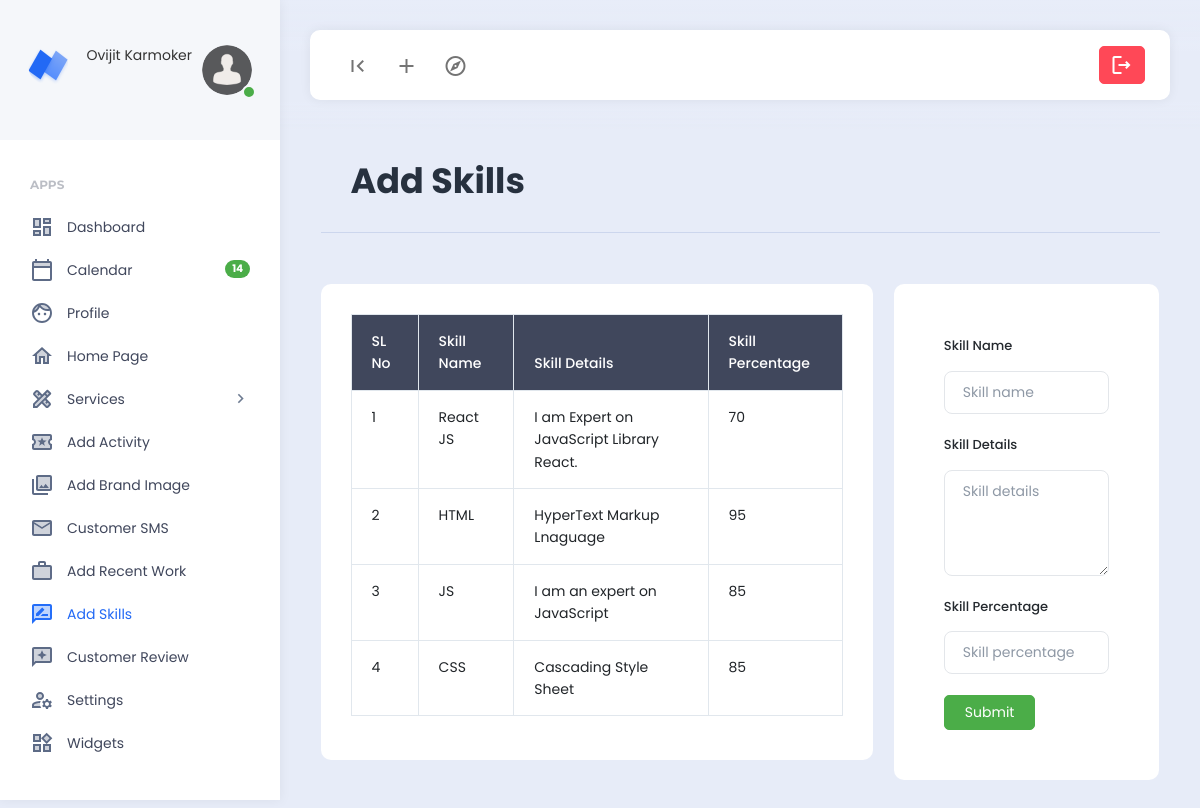
The app's page /dashboard/add_skills.php (signed in) with its own data.
### tables this page shows
CREATE TABLE `sign_in_users` (
  `id` int(10) NOT NULL,
  `name` varchar(100) NOT NULL,
  `email` varchar(100) NOT NULL,
  `password` varchar(100) NOT NULL,
  `phone_no` varchar(20) DEFAULT NULL,
  `status` varchar(10) NOT NULL DEFAULT 'active',
  `profile_photo_name` varchar(200) NOT NULL DEFAULT 'default_profile_photo.jpg',
  `created_at` timestamp NULL DEFAULT NULL ON UPDATE current_timestamp()
);

CREATE TABLE `skills` (
  `id` int(10) NOT NULL,
  `skill_name` varchar(200) NOT NULL,
  `skill_details` longtext NOT NULL,
  `skill_percentage` varchar(10) NOT NULL
);

### dashboard/add_skills.php (the view, shortened to what this page needs)
<?php
require_once('./include/header.php');
$index = 1;
$db_skills_query = "SELECT * FROM skills";
$skills = mysqli_query($db_connect, $db_skills_query);
?>
<div class="container">
    <div class="row">
        <div class="col">
            <div class="page-description">
                <h1>Add Skills</h1>
            </div>
        </div>
    </div>
    <div class="row mt-4">
        <div class="col-md-8">
            <div class="example-container" style="background: #fff; border: none !important; padding: 30px;">
                <table class="table table-bordered">
                    <thead class="table-dark">
                        <tr>
                            <th>SL No</th>
                            <th>Skill Name</th>
                            <th>Skill Details</th>
                            <th>Skill Percentage</th>
                        </tr>
                    </thead>
                    <tbody>
                        <?php foreach ($skills as $skill) :
                        ?>
                        <tr>
                            <td><?= $index++ ?></td>
                            <td><?= $skill['skill_name'] ?></td>
                            <td><?= $skill['skill_details'] ?></td>
                            <td><?= $skill['skill_percentage'] ?></td>
                        </tr>
                        <?php endforeach; ?>
                    </tbody>
                </table>
            </div>
        </div>
        <div class="col-md-4">
            <div class="example-container" style="background: #fff; border: none !important; padding: 30px;">
                <form action="add_skill_post.php" method="POST">
                    <div class="example-content">
                        <label class="form-label mb-3">Skill Name</label>
                        <input type="text" name="skill_name" class="form-control mb-2" placeholder="Skill name">
                        <label class="form-label my-3">Skill Details</label>
                        <textarea rows="4" type="text" name="skill_details" class="form-control mb-2"
                            placeholder="Skill details"></textarea>
                        <label class="form-label my-3">Skill Percentage</label>
                        <input type="number" name="skill_percentage" class="form-control mb-2"
                            placeholder="Skill percentage">
                        <button type="submit" class="btn btn-success mt-3" name="skill_submit">Submit</button>
                    </div>
                </form>
            </div>
        </div>
    </div>
</div>
<?php require_once('./include/footer.php') ?>

### dashboard/include/header.php (shortened to what this page needs)
<?php
$page_name = explode('/', $_SERVER['PHP_SELF']);
$id = $_SESSION['s_id'];
require_once("db.php");
$profile_photo_name_query = "SELECT profile_photo_name FROM sign_in_users WHERE id = $id";
$db_profile_photo_name = mysqli_query($db_connect, $profile_photo_name_query);
$profile_photo_name = mysqli_fetch_array($db_profile_photo_name)['profile_photo_name'];
?>
<!DOCTYPE html>
<html lang="en">
<head>
    <link href="../assets/plugins/bootstrap/css/bootstrap.min.css" rel="stylesheet">
    <link href="../assets/plugins/perfectscroll/perfect-scrollbar.css" rel="stylesheet">
    <link href="../assets/plugins/pace/pace.css" rel="stylesheet">
    <link href="../assets/css/main.min.css" rel="stylesheet">
    <link href="../assets/css/custom.css" rel="stylesheet">
</head>
<body>
    <div class="app align-content-stretch d-flex flex-wrap">
        <div class="app-sidebar">
            <div class="logo">
                <a href="index.html" class="logo-icon"><span class="logo-text">Neptune</span></a>
                <div class="sidebar-user-switcher user-activity-online">
                    <a href="#">
                        <img src="../uploads/profile_photos/<?= $profile_photo_name ?>" class="rounded-circle"
                            style="width: 50px; height: 50px;" alt="profile photo" />
                        <span class="activity-indicator"></span>
                        <span class="user-info-text"><?= ($_SESSION['s_name']) ?><br>
                        </span>
                    </a>
                </div>
            </div>
            <div class="app-menu">
                <ul class="accordion-menu">
                    <li class="sidebar-title">
                        Apps
                    </li>
                    <li class="<?= (end($page_name) == 'dashboard.php') ? 'active-page' : '' ?>">
                        <a href="dashboard.php" class="active"><i
                                class="material-icons-two-tone">dashboard</i>Dashboard</a>
                    </li>
                    <li>
                        <a href="calendar.html"><i class="material-icons-two-tone">calendar_today</i>Calendar<span
                                class="badge rounded-pill badge-success float-end">14</span></a>
                    </li>
                    <li class="<?= (end($page_name) == 'profile.php') ? 'active-page' : '' ?>">
                        <a href="profile.php" class="active"><i class="material-icons-two-tone">face</i>Profile</a>
                    </li>
                    <li>
                        <a href="../home_page/index.php" class="active" target="_blank"><i
                                class="material-icons-two-tone">home</i>Home
                            Page</a>
                    </li>
                    <li
                        class="<?= (end($page_name) == 'add_services.php' || end($page_name) == 'service_list.php') ? 'active-page' : '' ?> ">
                        <a href="./add_services.php"><i class="material-icons-two-tone">design_services</i>Services<i
                                class="material-icons has-sub-menu">keyboard_arrow_right</i></a>
                                <a class="<?= (end($page_name) == 'add_services.php') ? 'active' : '' ?>"
                                    href="./add_services.php">Add Service</a>
                                <a class="<?= (end($page_name) == 'service_list.php') ? 'active' : '' ?>"
                                    href="./service_list.php">Service List</a>
                    </li>
                    <li class="<?= (end($page_name) == 'activity.php') ? 'active-page' : '' ?>">
                        <a href="./activity.php"><i class="material-icons-two-tone">local_activity</i>Add Activity</a>
                    </li>
                    <li class="<?= (end($page_name) == 'brand_image.php') ? 'active-page' : '' ?>">
                        <a href="./brand_image.php"><i class="material-icons-two-tone">collections</i>Add Brand
                            Image</a>
                    </li>
                    <li class="<?= (end($page_name) == 'customer_sms.php') ? 'active-page' : '' ?>">
                        <a href="./customer_sms.php"><i class="material-icons-two-tone">email</i>Customer SMS</a>
                    </li>
                    <li class="<?= (end($page_name) == 'add_recent_project.php') ? 'active-page' : '' ?>">
                        <a href="./add_recent_project.php"><i class="material-icons-two-tone">work</i>Add Recent
                            Work</a>
                    </li>
                    <li class="<?= (end($page_name) == 'add_skills.php') ? 'active-page' : '' ?>">
                        <a href="./add_skills.php"><i class="material-icons-two-tone">rate_review</i>Add Skills</a>
                    </li>
                    <li class="<?= (end($page_name) == 'customer_review.php') ? 'active-page' : '' ?>">
                        <a href="./customer_review.php"><i class="material-icons-two-tone">reviews</i>Customer
                            Review</a>
                    </li>
                    <li class="<?= (end($page_name) == 'settings.php') ? 'active-page' : '' ?>">
                        <a href="./settings.php"><i class="material-icons-two-tone">manage_accounts</i>Settings</a>
                    </li>
                    <li>
                        <a href="widgets.html"><i class="material-icons-two-tone">widgets</i>Widgets</a>
                    </li>
                </ul>
            </div>
        </div>
        <div class="app-container">
            <div class="app-header">
                <nav class="navbar navbar-light navbar-expand-lg">
                    <div class="container-fluid">
                        <div class="navbar-nav" id="navbarNav">
                            <ul class="navbar-nav">
                                <li class="nav-item">
                                    <a class="nav-link hide-sidebar-toggle-button" href="#"><i
                                            class="material-icons">first_page</i></a>
                                </li>
                                <li class="nav-item dropdown hidden-on-mobile">
                                    <a class="nav-link dropdown-toggle" href="#" id="addDropdownLink" role="button"
                                        data-bs-toggle="dropdown" aria-expanded="false">
                                        <i class="material-icons">add</i>
                                    </a>
                                </li>
                                <li class="nav-item dropdown hidden-on-mobile">
                                    <a class="nav-link dropdown-toggle" href="#" id="exploreDropdownLink" role="button"
                                        data-bs-toggle="dropdown" aria-expanded="false">
                                        <i class="material-icons-outlined">explore</i>
                                    </a>
                                </li>
                            </ul>
                        </div>
                        <div class="d-flex">
                            <ul class="navbar-nav">
                                <li class="nav-item">
                                    <a type="button" class="btn btn-danger" href="./logout.php"><span
                                            class="material-icons-outlined d-block">
                                        </span></a>
                                </li>
                            </ul>
                        </div>
                    </div>
                </nav>
            </div>
            <div class="app-content">
                <div class="content-wrapper">

### records on screen
sign_in_users: profile_photo_name (placeholder picture)
skills: skill_name "React JS", skill_details "I am Expert on JavaScript Library React.", skill_percentage "70"
skills: skill_name "HTML", skill_details "HyperText Markup Lnaguage", skill_percentage "95"
skills: skill_name "JS", skill_details "I am an expert on JavaScript", skill_percentage "85"
skills: skill_name "CSS", skill_details "Cascading Style Sheet", skill_percentage "85"

### other values on screen
$_SESSION['s_name'] "Ovijit Karmoker"
